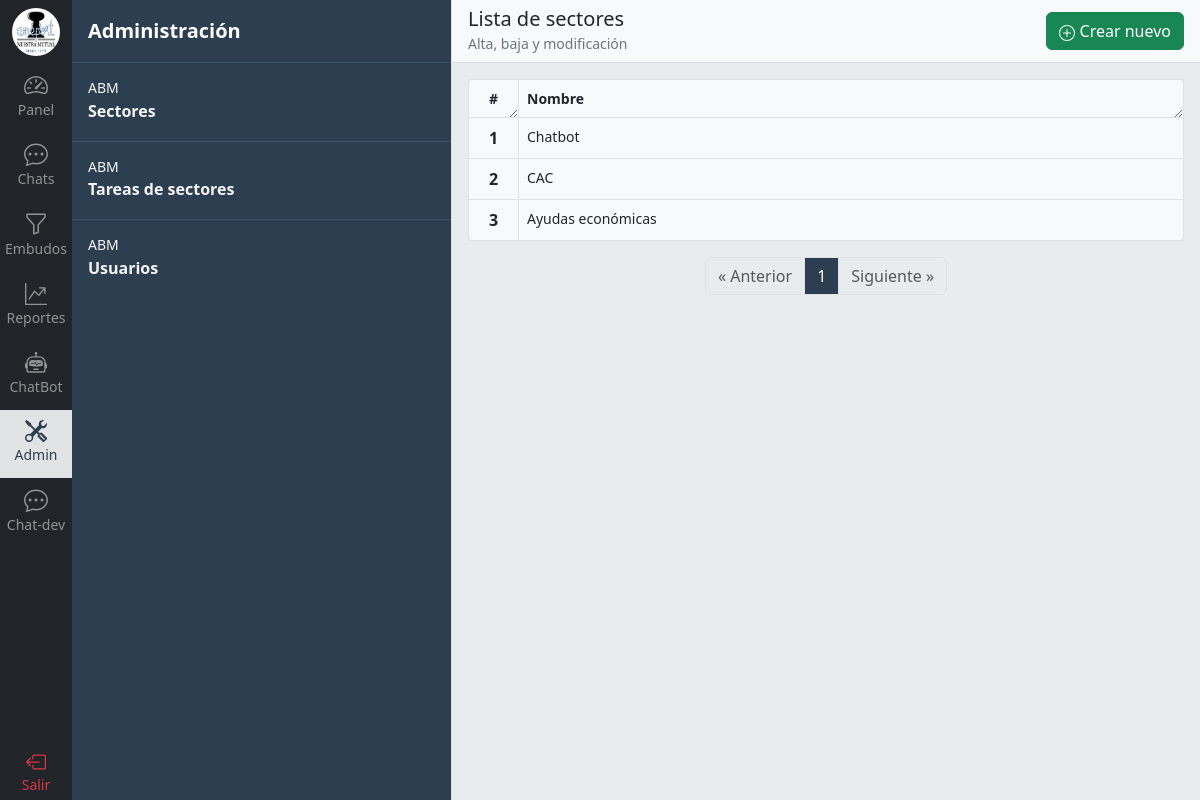
The page /administracion/sector/lista/ (signed in) on the database its author committed.
### chat/models.py (models this page shows, shortened)
class Sector(models.Model):
    nombre = models.CharField(max_length=100)
    class Meta:
        verbose_name_plural = 'Sectores'

### dashboard/views.py (the view)
# urls.py: path('administracion/sector/lista/', administrador_requirido(views.SectorListView.as_view()), name='sector-lista'),
class SectorListView(ListView):
    model = Sector
    paginate_by = 10
    template_name = 'dashboard/admin/sector/list.html'

### templates/dashboard/admin/sector/list.html (shortened to what this page needs)
{% extends 'base.html' %}
{% load static %}
{% load humanize %}
{% block content %}
{% include 'navbar.html' %}
{% include 'dashboard/admin/admin_navbar.html' %}
<div class="d-flex flex-column justify-content-between w-100 scroll-white position-relative bg-body-secondary">
  <div class="d-flex justify-content-between align-items-center gap-3 text-decoration-none p-3 border-bottom bg-body-tertiary" style="height: 63px">
    <div>
      <h5 class="m-0">Lista de sectores</h5>
      <p class="m-0 text-secondary"><small>Alta, baja y modificación</small></p>
    </div>
    <div>
      <a href="{% url 'sector-crear' %}" class="btn btn-success">
        Crear nuevo
      </a>
    </div>
  </div>
  <div class="d-flex flex-column overflow-y-scroll p-3 h-100">
    <div class="bg-body-secondary" style="max-width: 800px;">
    <table class="table table-bordered bg-light rounded-3">
      <thead>
        <tr class="">
          <th class="text-center" scope="col" style="width: 50px;">#</th>
          <th scope="col">Nombre</th>
        </tr>
      </thead>
      <tbody>
        {% for object in object_list %}
        <tr class="tr-linea" data-href="{% url 'sector-detalle' object.id %}">
          <th class="text-center" scope="row">{{ object.id }}</th>
          <td>{{ object.nombre }}</td>
        </tr>
        {% endfor %}
      </tbody>
    </table>
    {% include 'paginator.html' %}
    </div>
  </div>
</div>
{% endblock %}

### static/css/style.css (style rules this page uses)
:root { --primary-color: rgb(44, 62, 80); --primary-hover-color: #3c5268; --primary-light-color: rgb(80, 107, 133); --secondary-color: #FFFFFF; --secondary-light-color: #dee2e7; }
thead > tr > th { resize: horizontal; overflow: hidden; white-space: nowrap; font-size: 14px; }
td { white-space: nowrap; text-overflow: ellipsis; overflow: hidden; max-width: 100px; font-size: 14px; }

### rows shown on the page
Sector: id "1", nombre "Chatbot"
Sector: id "2", nombre "CAC"
Sector: id "3", nombre "Ayudas económicas"

### other values the page prints
{{ page_obj.number }} "1"
